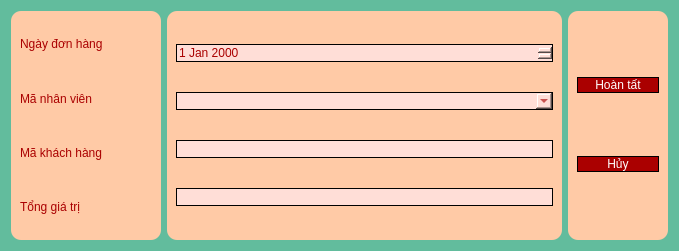
<?xml version="1.0" encoding="UTF-8"?>
<ui version="4.0">
 <class>Dialog</class>
 <widget class="QDialog" name="Dialog">
  <property name="geometry">
   <rect>
    <x>0</x>
    <y>0</y>
    <width>679</width>
    <height>251</height>
   </rect>
  </property>
  <property name="minimumSize">
   <size>
    <width>679</width>
    <height>251</height>
   </size>
  </property>
  <property name="windowTitle">
   <string>Dialog</string>
  </property>
  <property name="styleSheet">
   <string notr="true">font: 87 8pt &quot;Shopee Display Black&quot;;
background-color: rgb(98, 188, 157);</string>
  </property>
  <layout class="QHBoxLayout" name="horizontalLayout_4">
   <item>
    <layout class="QHBoxLayout" name="horizontalLayout">
     <item>
      <widget class="QWidget" name="horizontalWidget_4" native="true">
       <property name="minimumSize">
        <size>
         <width>150</width>
         <height>0</height>
        </size>
       </property>
       <property name="maximumSize">
        <size>
         <width>150</width>
         <height>16777215</height>
        </size>
       </property>
       <property name="styleSheet">
        <string notr="true">	color: rgb(170, 0, 0);
	font: 87 11pt &quot;Shopee Display Black&quot;;
border-radius: 10px;
background-color: rgb(255, 202, 166);</string>
       </property>
       <layout class="QVBoxLayout" name="verticalLayout">
        <item>
         <widget class="QLabel" name="label">
          <property name="text">
           <string>Ngày đơn hàng</string>
          </property>
         </widget>
        </item>
        <item>
         <widget class="QLabel" name="label_3">
          <property name="text">
           <string>Mã nhân viên</string>
          </property>
         </widget>
        </item>
        <item>
         <widget class="QLabel" name="label_4">
          <property name="text">
           <string>Mã khách hàng</string>
          </property>
         </widget>
        </item>
        <item>
         <widget class="QLabel" name="label_2">
          <property name="text">
           <string>Tổng giá trị</string>
          </property>
         </widget>
        </item>
       </layout>
      </widget>
     </item>
     <item>
      <widget class="QWidget" name="horizontalWidget_3" native="true">
       <property name="styleSheet">
        <string notr="true">	color: rgb(170, 0, 0);
	font: 87 11pt &quot;Shopee Display Black&quot;;
border-radius: 10px;
background-color: rgb(255, 202, 166);</string>
       </property>
       <layout class="QVBoxLayout" name="verticalLayout_2">
        <item>
         <widget class="QDateEdit" name="EnterDHB_NgayDH">
          <property name="styleSheet">
           <string notr="true">
background-color: rgb(255, 222, 215);
color: rgb(170, 0, 0);
border: 1px solid #000000;
border-radius: 10px;
</string>
          </property>
         </widget>
        </item>
        <item>
         <widget class="QComboBox" name="EnterDHB_MaNV">
          <property name="styleSheet">
           <string notr="true">
background-color: rgb(255, 222, 215);
color: rgb(170, 0, 0);
border: 1px solid #000000;
border-radius: 10px;
</string>
          </property>
         </widget>
        </item>
        <item>
         <widget class="QLineEdit" name="EnterDHB_MaKH">
          <property name="styleSheet">
           <string notr="true">
background-color: rgb(255, 222, 215);
color: rgb(170, 0, 0);
border: 1px solid #000000;
border-radius: 10px;
</string>
          </property>
         </widget>
        </item>
        <item>
         <widget class="QLineEdit" name="EnterDHB_Total">
          <property name="styleSheet">
           <string notr="true">
background-color: rgb(255, 222, 215);
color: rgb(170, 0, 0);
border: 1px solid #000000;
border-radius: 10px;
</string>
          </property>
         </widget>
        </item>
       </layout>
      </widget>
     </item>
    </layout>
   </item>
   <item>
    <widget class="QWidget" name="horizontalWidget_2" native="true">
     <property name="minimumSize">
      <size>
       <width>100</width>
       <height>0</height>
      </size>
     </property>
     <property name="maximumSize">
      <size>
       <width>100</width>
       <height>16777215</height>
      </size>
     </property>
     <property name="styleSheet">
      <string notr="true">	color: rgb(170, 0, 0);
	font: 87 11pt &quot;Shopee Display Black&quot;;
border-radius: 10px;
background-color: rgb(255, 202, 166);</string>
     </property>
     <layout class="QVBoxLayout" name="verticalLayout_3">
      <item>
       <widget class="QPushButton" name="EnterButtonDHB">
        <property name="styleSheet">
         <string notr="true">QPushButton {
	font: 81 10pt &quot;Shopee Display ExtBd&quot;;
    border: 1px solid #000000;
    border-radius: 10px;
}

QPushButton {
	background-color:  rgb(170, 0, 0);
	color: rgb(255, 255, 255);
}
QPushButton:hover {
	background-color: rgb(85, 170, 255);
}</string>
        </property>
        <property name="text">
         <string>Hoàn tất</string>
        </property>
       </widget>
      </item>
      <item>
       <widget class="QPushButton" name="ExitButtonDHB">
        <property name="styleSheet">
         <string notr="true">QPushButton {
	font: 81 10pt &quot;Shopee Display ExtBd&quot;;
    border: 1px solid #000000;
    border-radius: 10px;
}

QPushButton {
	background-color:  rgb(170, 0, 0);
	color: rgb(255, 255, 255);
}
QPushButton:hover {
	background-color: rgb(85, 170, 255);
}</string>
        </property>
        <property name="text">
         <string>Hủy</string>
        </property>
       </widget>
      </item>
     </layout>
    </widget>
   </item>
  </layout>
 </widget>
 <resources/>
 <connections/>
</ui>
